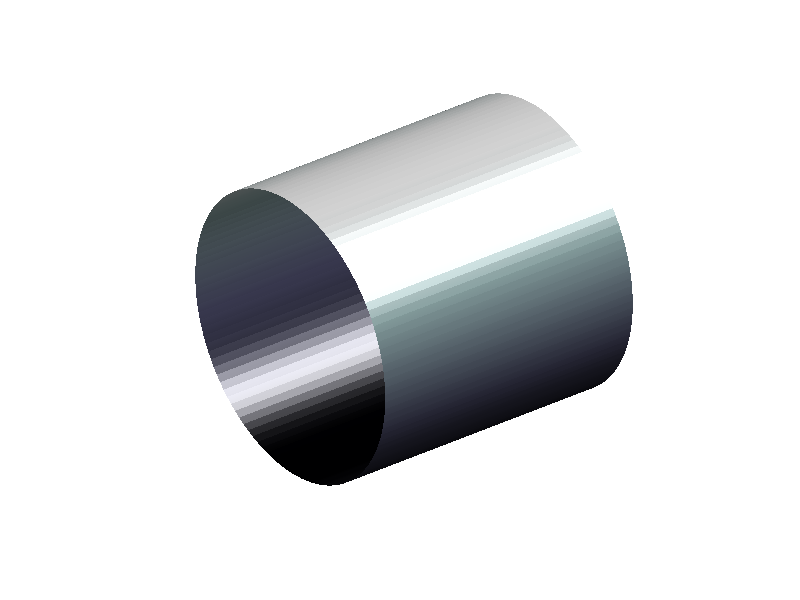

Reproduce this figure in MATLAB. (Note: this script raises an error after producing the figure.)
% Listing 11.08 Constructing a cylinder
facets = 120; len = 2; radius = 1;
thr = linspace(0, 2*pi, facets);
xr = [0 len];
[xx, tth] = meshgrid( xr, thr );
yy = radius * cos(tth);
zz = radius * sin(tth);
surf(xx, yy, zz);
shading interp
colormap bone
axis equal,axis tight,axis off
lightangle(60, 45)
alpha(0.8)
view(-20, 35)
